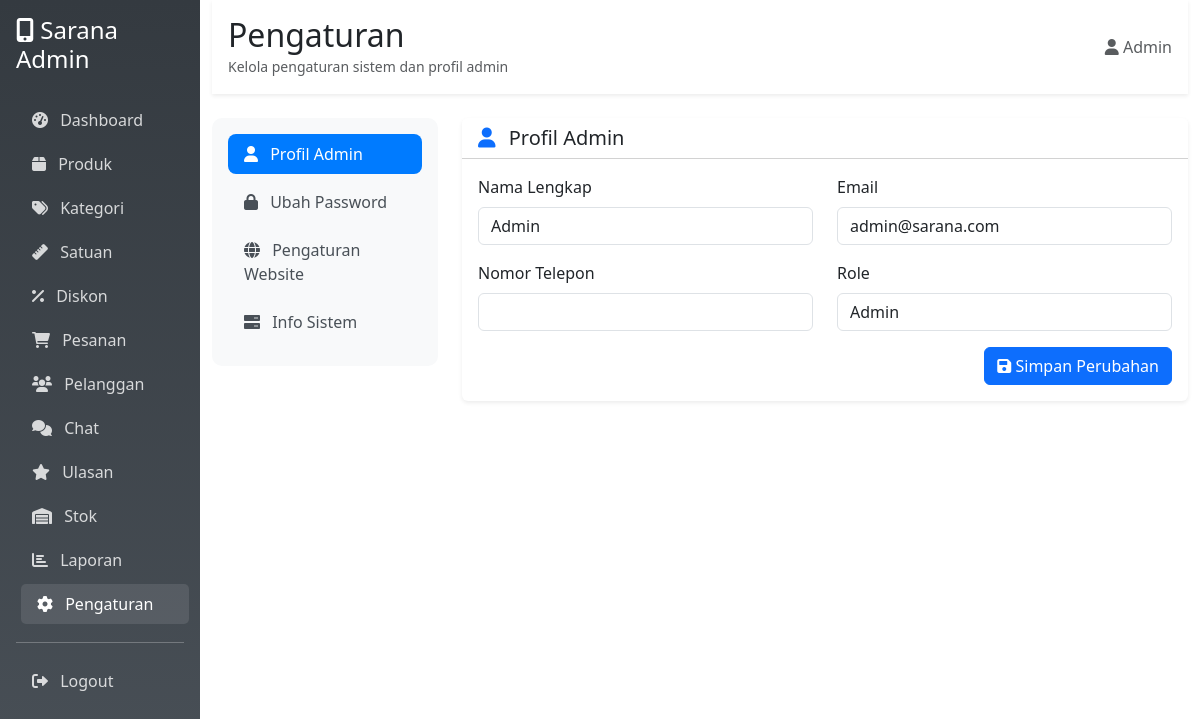
Screenshot of /admin/settings.php (signed in) with the database file from the repository.
### tables this page shows
CREATE TABLE `users` (
  `id` int NOT NULL,
  `name` varchar(100) NOT NULL,
  `email` varchar(100) NOT NULL,
  `password` varchar(255) NOT NULL,
  `phone` varchar(20) DEFAULT NULL,
  `address` text,
  `birth_date` date DEFAULT NULL,
  `gender` enum('male','female') DEFAULT NULL,
  `last_login` timestamp NULL DEFAULT NULL,
  `role` enum('admin','customer') DEFAULT 'customer',
  `created_at` timestamp NULL DEFAULT CURRENT_TIMESTAMP
);

### admin/settings.php (the view, shortened to what this page needs)
<?php
$conn = getConnection();
$user_query = "SELECT * FROM users WHERE id = " . $_SESSION['user_id'];
$user_result = mysqli_query($conn, $user_query);
$user = mysqli_fetch_assoc($user_result);
?>
<!DOCTYPE html>
<html lang="id">
<head>
    <link href="https://cdnjs.cloudflare.com/ajax/libs/bootstrap/5.3.0/css/bootstrap.min.css" rel="stylesheet">
    <link href="https://cdnjs.cloudflare.com/ajax/libs/font-awesome/6.0.0/css/all.min.css" rel="stylesheet">
</head>
<body>
    <div class="container-fluid">
        <div class="row">
            <div class="col-md-3 col-lg-2 sidebar p-0">
                <div class="p-3">
                    <h4 class="text-white mb-4">
                        <i class="fas fa-mobile-alt"></i> Sarana Admin
                    </h4>
                    <nav class="nav flex-column">
                        <a class="nav-link" href="dashboard.php">
                            <i class="fas fa-tachometer-alt me-2"></i> Dashboard
                        </a>
                        <a class="nav-link" href="products.php">
                            <i class="fas fa-box me-2"></i> Produk
                        </a>
                        <a class="nav-link" href="categories.php">
                            <i class="fas fa-tags me-2"></i> Kategori
                        </a>
                        <a class="nav-link" href="units.php">
                            <i class="fas fa-ruler me-2"></i> Satuan
                        </a>
                        <a class="nav-link" href="discounts.php">
                            <i class="fas fa-percent me-2"></i> Diskon
                        </a>
                        <a class="nav-link" href="orders.php">
                            <i class="fas fa-shopping-cart me-2"></i> Pesanan
                        </a>
                        <a class="nav-link" href="customers.php">
                            <i class="fas fa-users me-2"></i> Pelanggan
                        </a>
                        <a class="nav-link" href="chats.php">
                            <i class="fas fa-comments me-2"></i> Chat
                        </a>
                        <a class="nav-link" href="reviews.php">
                            <i class="fas fa-star me-2"></i> Ulasan
                        </a>
                        <a class="nav-link" href="stock.php">
                            <i class="fas fa-warehouse me-2"></i> Stok
                        </a>
                        <a class="nav-link" href="reports.php">
                            <i class="fas fa-chart-bar me-2"></i> Laporan
                        </a>
                        <a class="nav-link active" href="settings.php">
                            <i class="fas fa-cog me-2"></i> Pengaturan
                        </a>
                        <hr class="text-white">
                        <a class="nav-link" href="../logout.php">
                            <i class="fas fa-sign-out-alt me-2"></i> Logout
                        </a>
                    </nav>
                </div>
            </div>
            <div class="col-md-9 col-lg-10">
                <div class="bg-white shadow-sm p-3 mb-4">
                    <div class="d-flex justify-content-between align-items-center">
                        <div>
                            <h2 class="mb-0">Pengaturan</h2>
                            <small class="text-muted">Kelola pengaturan sistem dan profil admin</small>
                        </div>
                        <div>
                            <span class="text-muted">
                                <i class="fas fa-user"></i>
                                <?= $_SESSION['name'] ?>
                            </span>
                        </div>
                    </div>
                </div>
                <div class="row">
                    <div class="col-lg-3">
                        <div class="settings-nav">
                            <nav class="nav flex-column">
                                <a class="nav-link active" href="#profile" data-bs-toggle="tab">
                                    <i class="fas fa-user me-2"></i> Profil Admin
                                </a>
                                <a class="nav-link" href="#password" data-bs-toggle="tab">
                                    <i class="fas fa-lock me-2"></i> Ubah Password
                                </a>
                                <a class="nav-link" href="#site" data-bs-toggle="tab">
                                    <i class="fas fa-globe me-2"></i> Pengaturan Website
                                </a>
                                <a class="nav-link" href="#system" data-bs-toggle="tab">
                                    <i class="fas fa-server me-2"></i> Info Sistem
                                </a>
                            </nav>
                        </div>
                    </div>
                    <div class="col-lg-9">
                        <div class="tab-content">
                            <div class="tab-pane fade show active" id="profile">
                                <div class="card settings-card border-0 shadow-sm">
                                    <div class="card-header bg-white">
                                        <h5 class="mb-0">
                                            <i class="fas fa-user text-primary me-2"></i>
                                            Profil Admin
                                        </h5>
                                    </div>
                                    <div class="card-body">
                                        <form method="POST">
                                            <div class="row">
                                                <div class="col-md-6">
                                                    <div class="mb-3">
                                                        <label class="form-label">Nama Lengkap</label>
                                                        <input type="text" class="form-control" name="name"
                                                            value="<?= $user['name'] ?>" required>
                                                    </div>
                                                </div>
                                                <div class="col-md-6">
                                                    <div class="mb-3">
                                                        <label class="form-label">Email</label>
                                                        <input type="email" class="form-control" name="email"
                                                            value="<?= $user['email'] ?>" required>
                                                    </div>
                                                </div>
                                            </div>
                                            <div class="row">
                                                <div class="col-md-6">
                                                    <div class="mb-3">
                                                        <label class="form-label">Nomor Telepon</label>
                                                        <input type="text" class="form-control" name="phone"
                                                            value="<?= $user['phone'] ?>">
                                                    </div>
                                                </div>
                                                <div class="col-md-6">
                                                    <div class="mb-3">
                                                        <label class="form-label">Role</label>
                                                        <input type="text" class="form-control"
                                                            value="<?= ucfirst($user['role']) ?>" readonly>
                                                    </div>
                                                </div>
                                            </div>
                                            <div class="text-end">
                                                <button type="submit" class="btn btn-primary">
                                                    <i class="fas fa-save"></i> Simpan Perubahan
                                                </button>
                                            </div>
                                        </form>
                                    </div>
                                </div>
                            </div>
                        </div>
                    </div>
                </div>
            </div>
        </div>
    </div>
</body>
</html>

### admin/settings.php (style rules this page uses)
.sidebar { min-height: 100vh; background: linear-gradient(180deg, #343a40 0%, #495057 100%); }
.sidebar .nav-link { color: rgba(255, 255, 255, 0.8); border-radius: 5px; margin: 2px 0; transition: all 0.3s; }
.sidebar .nav-link:hover, .sidebar .nav-link.active { color: white; background: rgba(255, 255, 255, 0.1); transform: translateX(5px); }
.settings-card { transition: transform 0.3s; border: 1px solid #e9ecef; }
.settings-nav { background: #f8f9fa; border-radius: 10px; padding: 1rem; }
.settings-nav .nav-link { color: #495057; border-radius: 8px; margin-bottom: 0.5rem; transition: all 0.3s; }
.settings-nav .nav-link:hover, .settings-nav .nav-link.active { background: #007bff; color: white; }

### rows the page displays
users: name "Admin", email "admin@sarana.com", role "Admin"

### other values shown
$_SESSION['name'] "Admin"
